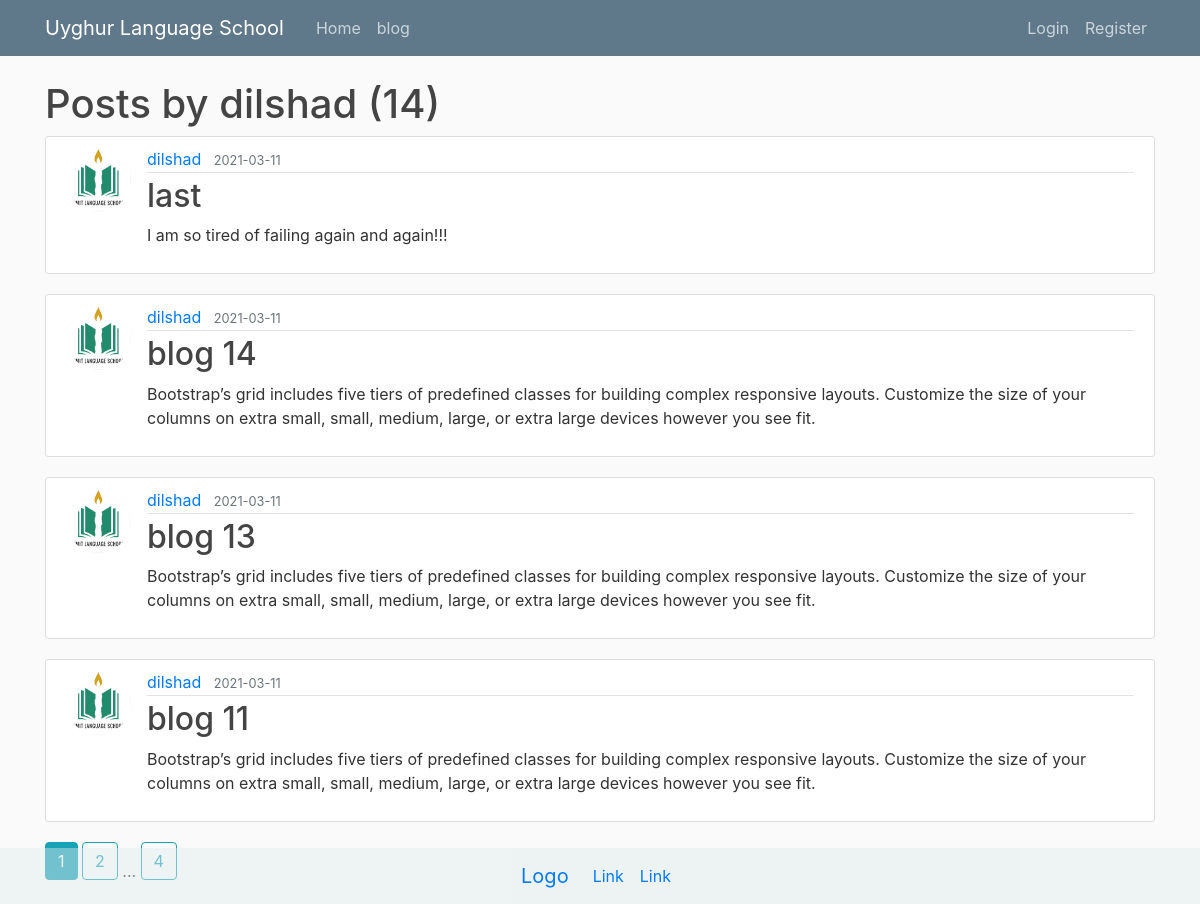
Screenshot of /user/dilshad with the database file from the repository.
### school_app/models.py (models this page shows, shortened)
class User(db.Model, UserMixin):
    id = db.Column(db.Integer, primary_key=True)
    username = db.Column(db.String(20), unique=True, nullable=False)
    email = db.Column(db.String(120), unique=True, nullable=False)
    image_file = db.Column(db.String(20), nullable=False, default='default.jpg')
    password = db.Column(db.String(60), nullable=False)
    posts = db.relationship('Post', backref='author', lazy=True)

class Post(db.Model):
    id = db.Column(db.Integer, primary_key=True)
    title = db.Column(db.String(1000), nullable=False)
    date_posted = db.Column(db.DateTime, nullable=False, default=datetime.utcnow)
    content = db.Column(db.Text, nullable=False)
    user_id = db.Column(db.Integer, db.ForeignKey('user.id'), nullable=False)

### school_app/users/routes.py (the view)
@users.route('/user/<string:username>')
def user_posts(username):
    page = request.args.get('page', 1, type=int)
    user = User.query.filter_by(username=username).first_or_404()
    posts = Post.query.filter_by(author=user).order_by(Post.date_posted.desc()).paginate(page=page, per_page=4)
    return render_template('user_posts.html', posts=posts, user=user)

### school_app/templates/user_posts.html
{% extends "layout.html" %}
{% block content %}
    <h1 class="mb=3">Posts by {{ user.username }} ({{ posts.total }})</h1>
    {% for post in posts.items %}
        <article class="media content-section">
            <img class="rounded-circle article-img" src="{{ url_for('static', filename='profile_pics/' + post.author.image_file) }}">
            <div class="media-body">
                <div class="article-metadata">
                    <a class="mr-2" href="{{ url_for('users.user_posts', username=post.author.username) }}">{{ post.author.username }}</a>
                    <small class="text-muted">{{ post.date_posted.strftime('%Y-%m-%d') }}</small>
                </div>
                <h2><a class="article-title" href="{{ url_for('posts.post', post_id=post.id) }}">{{ post.title }}</a></h2>
                <p class="article-content">{{ post.content }}</p>
            </div>
        </article>
    {% endfor %}
    {% for page_num in posts.iter_pages(left_edge=1, right_edge=1, left_current=1, right_current=2) %}
        {% if page_num %}
            {% if posts.page == page_num %}
                <a class="btn btn-info mb-4" href="{{ url_for('users.user_posts', username=user.username, page=page_num) }}">{{ page_num }}</a>
            {% else %}
                <a class="btn btn-outline-info mb-4" href="{{ url_for('users.user_posts',username=user.username, page=page_num) }}">{{ page_num }}</a>
            {% endif %}
        {% else %}
            ...
        {% endif %}
    {% endfor %}
{% endblock content %}

### school_app/static/main.css (style rules this page uses)
body { background: #fafafa; color: #333333; margin-top: 5rem; }
h1, h2, h3, h4, h5, h6 { color: #444444; }
.content-section { background: #ffffff; padding: 10px 20px; border: 1px solid #dddddd; border-radius: 3px; margin-bottom: 20px; }
.article-title { color: #444444; }
.article-content { white-space: pre-line; }
.article-img { height: 65px; width: 65px; margin-right: 16px; }
.article-metadata { padding-bottom: 1px; margin-bottom: 4px; border-bottom: 1px solid #e3e3e3 }

### rows the page displays
User: username "dilshad"
Post: image_file (picture), author.username "dilshad", date_posted "2021-03-11", title "last", content "I am so tired of failing again and again!!!"
Post: image_file (picture), author.username "dilshad", date_posted "2021-03-11", title "blog 14", content "Bootstrap’s grid includes five tiers of predefined classes for building complex responsive layouts. Customize the size of your columns on extra small, small, medium, large, or extra large devices however you see fit."
Post: image_file (picture), author.username "dilshad", date_posted "2021-03-11", title "blog 13", content "Bootstrap’s grid includes five tiers of predefined classes for building complex responsive layouts. Customize the size of your columns on extra small, small, medium, large, or extra large devices however you see fit."
Post: image_file (picture), author.username "dilshad", date_posted "2021-03-11", title "blog 11", content "Bootstrap’s grid includes five tiers of predefined classes for building complex responsive layouts. Customize the size of your columns on extra small, small, medium, large, or extra large devices however you see fit."

### other values shown
{{ posts.total }} "14"
{{ page_num }} "1"
{{ page_num }} "2" "4"
